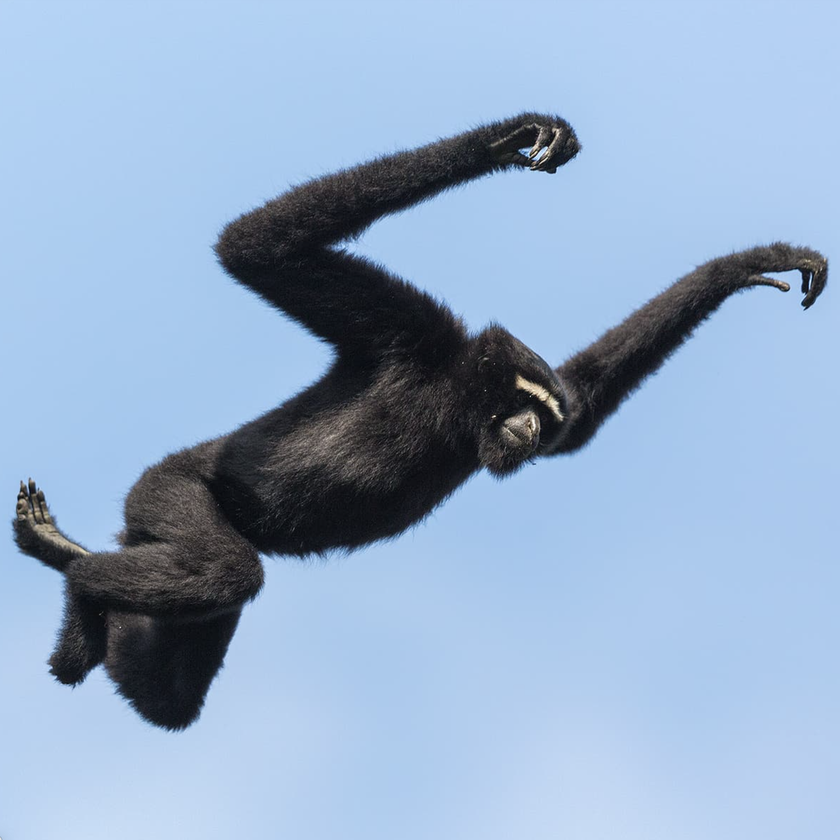
#> input picture gibbon.png, 840 x 840 px, shrunk from 1590 x 1590 before the run
$ jupyter execute HNET.ipynb
#> lines starting #> are read from the running program, lines starting #| are printed output that depends on the picture
[cell 1]
# from google.colab import drive
import numpy as np
import matplotlib.pyplot as plt
from matplotlib import image
from matplotlib import pyplot
from skimage import color
from skimage import io
import random

To begin, we're going to perform an edge detection task with good old fashioned convolution. In the following code, we'll generate four versions of the same rotated image, convolve the kernel each image to produce four feature maps, and assessing how the kernel response changes with rotation.

[cell 2]
# Feel free to use any image you like.
img = io.imread("gibbon.png")
#> img is the input picture: shape (840, 840, 4); mean R, G, B, A 148.4, 172, 200.3, 255
img_gray = color.rgb2gray(img)
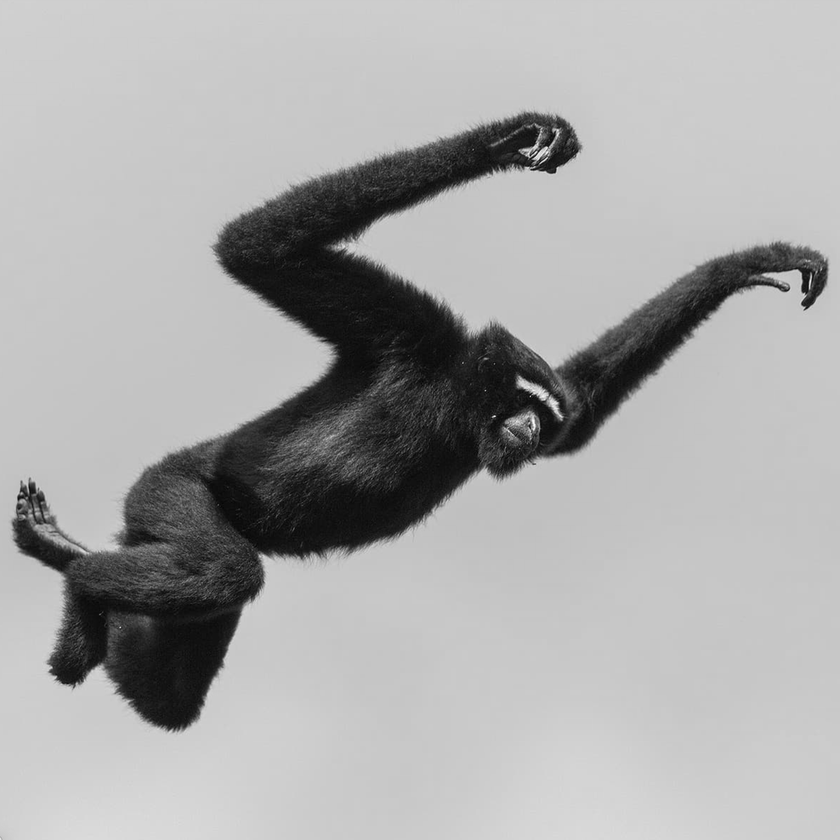
#> img_gray: shape (840, 840) float64; min 0, max 0.992, mean 0.663

rotated_imgs = [np.rot90(img_gray, i) for i in range(4)]
#> rotated_imgs = 4 items
f,ax = plt.subplots(1,4, figsize=(20,20))

for i,image in enumerate(rotated_imgs):
  ax[i].imshow(image, cmap='gray')
#> this loop made 4 passes

plt.show()

Now that we have our images ready, let's define an edge detection kernel. This will be a boutique, hand-made kernel...no learning necessary.

[cell 3]
edge_kernel = np.array([
  [1, 1, 1, 1, 1],
  [0.5, 0.5, 0.5, 0.5, 0.5],
  [0, 0, 0, 0, 0],
  [-0.5, -0.5, -0.5, -0.5, -0.5],
  [-1, -1, -1, -1, -1],
])

plt.imshow(edge_kernel, cmap='gray')

Now, we'll define a simple convolution function. This is a standard "sliding-window" operation, wherein the kernel is iterated over the rows and columns of the image, and the corresponding response is recorded in a feature map. We will then be able to compare the feature maps generated by the same kernel and image, but at different rotations to the input.

[cell 4]
def standard_convolution(image, kernel):
  feature_map = np.zeros((image.shape[0] - kernel.shape[0] + 1,
                        image.shape[1] - kernel.shape[1] + 1))

  for r in range(image.shape[0] - kernel.shape[0]):
    for c in range(image.shape[1] - kernel.shape[1]):
      img_patch = image[r:r+kernel.shape[0], c:c+kernel.shape[1]]
      feature_map[r,c] = np.dot(img_patch.flatten(), kernel.flatten())

  return feature_map

# Perform convolution on each of the rotated input images.
feature_maps = [standard_convolution(image, edge_kernel) for image in rotated_imgs]
#> in standard_convolution (call 2), `feature_map = np.zeros((image.shape[0] - kernel.shape[0] + 1, image.sh..`: feature_map: shape (836, 836) float64; every value is 0
#> after the loop in standard_convolution (call 4), `for r in range(image.shape[0] - kernel.shape[0]):`:
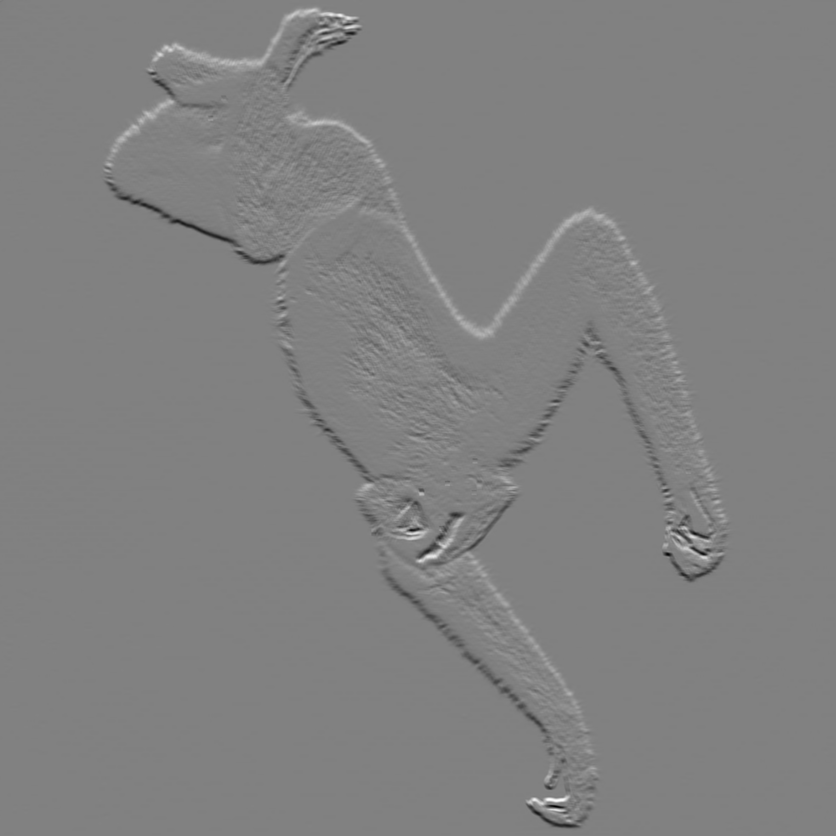
#> feature_map: shape (836, 836) float64; min -5.09, max 4.96, mean 0.000103; drawn with min black and max white
#> feature_maps = 4 items
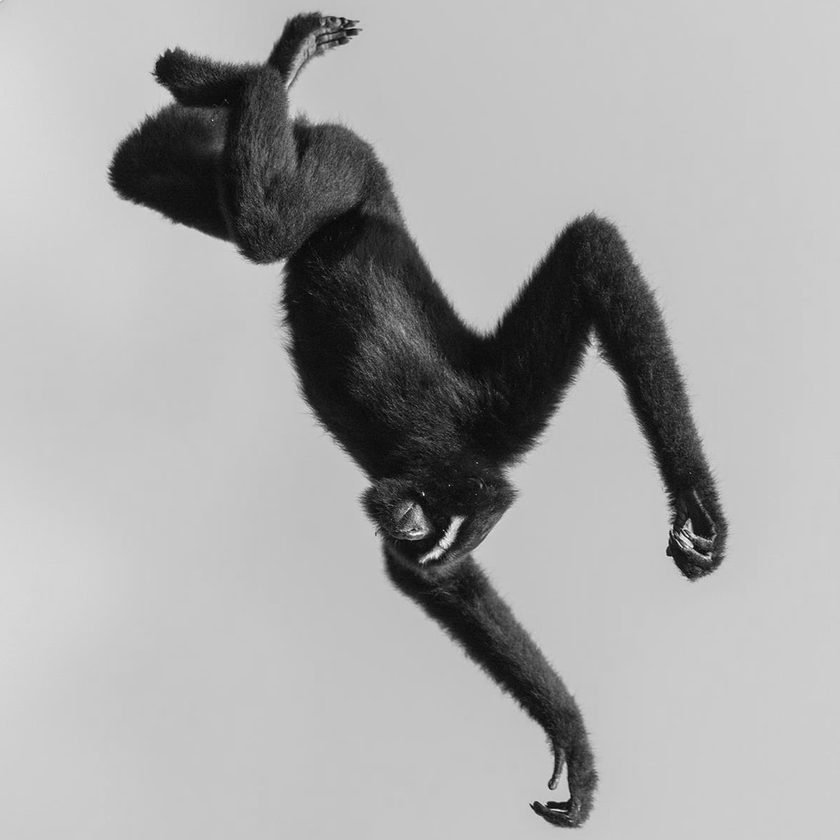
#> image: shape (840, 840) float64; min 0, max 0.992, mean 0.663
aligned_feature_maps = [feature_maps[0]]

for i in range(1, len(feature_maps)):
  aligned_feature_maps.append(np.rot90(feature_maps[i],4-i))
#> this loop made 3 passes
#> after the loop, aligned_feature_maps = 4 items

for img_row in [rotated_imgs, feature_maps, aligned_feature_maps]:
  f,ax = plt.subplots(1,4, figsize=(20,20))

  for i,image in enumerate(img_row):
    ax[i].imshow(image)

  plt.show()
#> this loop made 3 passes
#> pass 1, `plt.show()`:
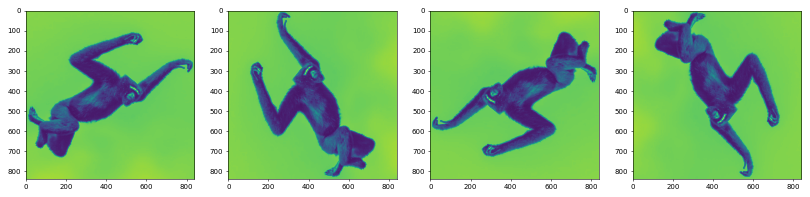
#> figure drawn by matplotlib, 4 panels

The rows above are as follows:

A) Original rotated images

B) Corresponding feature maps

C) Rotationally-aligned feature maps, for ease of viewing and comparison.

**Question: Compare the feature maps. How does the filter responds to rotation?**

**Answer: The edge kernel has the horizontal orientation. When it moves over the image, the underside of the image in each rotation shows darker for each rotation of the image. For example, the first rotaion compared to the second, show two different highlighting on the belly of the gibbon depending on whcih way the image was oriented when the kernel moved over it.**

Ideally, we would like a good edge detection filter to recognize edges without being sensitive to angle. How might we implement such an edge-detector?

Kernels derived from the family of circular harmonics are suited for just that task.

Below, we will implement a method for visualizing continuous harmonic filters, paramaterized by a radial profile function, rotation order, and beta offset term.

[cell 5]
def visualize_polar_filter(radial_profile, order, offset):
  rlist=np.arange(0,1.01,0.01)
  thetalist = np.arange(0, 2*np.pi, np.pi/400)
  rmesh, thetamesh = np.meshgrid(rlist, thetalist)

  # TODO: What functions 'f' should be in the list below?
  # HINT: Think Euler's identity
  for f in [np.cos, np.sin]:
    full_function = f(order*thetamesh - offset)*radial_profile(rmesh)

    fig,ax = plt.subplots(dpi=120,subplot_kw=dict(projection='polar'))
    ax.contourf(thetamesh,rmesh,full_function,100)
    plt.show()

def visualize_radial_profile(f):
  X = np.arange(0,1,0.01)
#> X = 100 values from 0 to 0.99
  y = [f(x) for x in X]
#> y = 100 values from 1 to 2.66
  plt.plot(X,y)

def R(r):
  return np.e**(r**2)

visualize_radial_profile(R)
visualize_polar_filter(R, 10, 1)
#> in visualize_polar_filter, `rlist=np.arange(0,1.01,0.01)`: rlist = 101 values from 0 to 1
#> in visualize_polar_filter, `thetalist = np.arange(0, 2*np.pi, np.pi/400)`: thetalist = 800 values from 0 to 6.28
#> the loop in visualize_polar_filter, `for f in [np.cos, np.sin]:` made 2 passes

**Activity: Generate various harmonic filters with different radial profiles, rotation orders, and beta offset values. How do each of these elements affect the resulting harmonic filter?**

**Answer: Changing the rotation order adds that many 'lowlights' to the circle. The beta offset moves the 'highlights' and lowlights' around the circle**

So now we can define a continuous circular harmonic filter, but how do we make such a filter compatible with a standard CNN architecture?

We need to discretize the harmonic filter. This process is illustrated well in a figure from a previous version of the paper:

[cell 6]
disc_figure = io.imread("discretization.png")
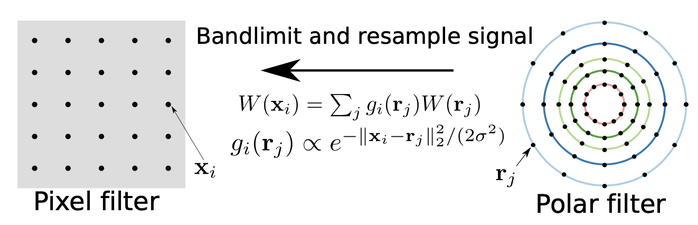
#> input picture discretization.png, 698 x 225 px, shrunk from 1322 x 426 before the run
#> disc_figure is the input picture: shape (225, 698, 4); mean R, G, B, A 235.5, 236.1, 236, 255
plt.figure(figsize = (15,15))
plt.imshow(img)

The process described in this figure is coded below: We take some radial profile function (edge_rp) and some order to generate samples of various angles and radii from the continuous circular harmonic filter.

[cell 7]
def edge_rp(r):
  return np.e**(r**2)

def generate_polar_filters(n_rings, n_angles, radial_profile, order):
#> called with n_rings = 5, n_angles = 12, order = 1
  polar_filters = [np.zeros((n_angles, n_rings)) for i in range(2)]
#> polar_filters = 2 items

  angles = np.arange(0, 2*np.pi, 2*np.pi/n_angles)
#> angles = [0, 0.524, 1.05, 1.57, 2.09, 2.62, 3.14, 3.67, 4.19, 4.71, 5.24, 5.76]
  rings = np.arange(0+1/n_rings, 1+1/n_rings, 1/n_rings)
#> rings = [0.2, 0.4, 0.6, 0.8, 1]

  for i,theta in enumerate(angles):
    for j,r in enumerate(rings):
      for k,f in enumerate([np.cos, np.sin]):
        polar_filters[k][i,j] = radial_profile(r) * f(order * theta)
#> this loop made 12 passes
#> theta on passes 1 to 12: 0, 0.524, 1.05, 1.57, 2.09, 2.62, 3.14, 3.67, 4.19, 4.71, 5.24, 5.76

  return tuple(polar_filters)

polar_filter = generate_polar_filters(5, 12, edge_rp, 1)

The resulting complex-valued filter may then be discretized according to the W function in the figure above. This is done with the generate_kernel function below.

[cell 8]
def generate_kernel(kernel_size, polar_filter):
#> called with kernel_size = 5
  def polar_coord_distance(r1, theta1, r2, theta2):
    return (r1**2 + r2**2 - 2*r1*r2*np.cos(theta1-theta2))**0.5

  complex_kernel = [np.zeros((kernel_size, kernel_size)) for i in range(2)]
#> complex_kernel = 2 items

  angle_iter = 2*np.pi / polar_filter[0].shape[0]
#> angle_iter = 0.524
  radius_iter = 1 / polar_filter[0].shape[1]
#> radius_iter = 0.2

  for row in range(kernel_size):
    for column in range(kernel_size):

      pixel_x = (column - int(kernel_size/2))/2
      pixel_y = (-1*row + int(kernel_size/2))/2

      pixel_radius = (pixel_x**2 + pixel_y**2)**0.5
      pixel_angle = np.angle(complex(pixel_x, pixel_y))

      pixel_values = [0,0]

      for i,filter_part in enumerate(polar_filter):
        for angle,radii in enumerate(filter_part):
          polar_angle = angle*angle_iter

          for radius_index, polar_value in enumerate(radii):
            polar_radius = (radius_index + 1) * radius_iter

            distance = polar_coord_distance(pixel_radius, pixel_angle, polar_radius, polar_angle)
            g_term = np.e**(-distance / (2*(1.5**2)))

            pixel_values[i] += g_term * polar_value

        complex_kernel[i][row,column] = pixel_values[i]

  return tuple(complex_kernel)

discretized_kernel = generate_kernel(5, polar_filter)

visualize_polar_filter(lambda r: np.e**(r**2), 1, 0)
#> the loop in visualize_polar_filter (call 2), `for f in [np.cos, np.sin]:` made 2 passes
#> pass 1, in visualize_polar_filter (call 2), `full_function = f(order*thetamesh - offset)*radial_profile(rmesh)`:
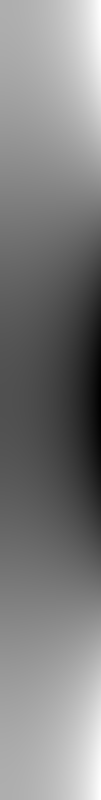
#> full_function: shape (800, 101) float64; min -2.72, max 2.72, mean 9e-17; drawn with min black and max white

for k in discretized_kernel:
  fig, ax = plt.subplots()
  shw = ax.imshow(k)
  bar = plt.colorbar(shw)
  plt.show()
#> this loop made 2 passes

Above, we see the real and imaginary values of the continuous and discretized harmonic edge-filters.

We can now use our discretized filters for the familiar convolution task we encountered above. However, our convolution calculations will be a little different, seeing as we are working with a complex-valued kernel.

**QUESTION: How would much high rotational order (e.g. > 4) affect the discretization of the filters?**

**Answer: High rotational order seems to make the kernel less smooth, but I'm not sure I did that correctly.**

The complex-cross correlation we will use is provided in the paper:

[cell 9]
complex_cc = io.imread("complex_cc.png")
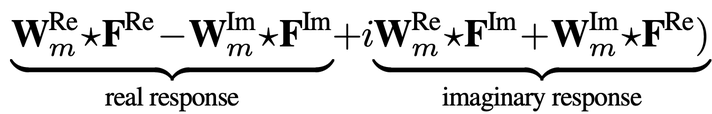
#> input picture complex_cc.png, 712 x 114 px, shrunk from 1348 x 216 before the run
#> complex_cc is the input picture: shape (114, 712, 4); mean R, G, B, A 221.5, 221.5, 221.5, 255
plt.figure(figsize = (15,15))
plt.imshow(complex_cc)

Conveniently, the grayscale image has no imaginary component, so any terms involving the imaginary part of the image (F**Im) may be zerod out, leaving us with two convolutions to arrive at a real and imaginary response.

[cell 10]
def generate_complex_feature_map(image, kernel):
  feature_map = [np.zeros((image.shape[0] - kernel[0].shape[0] + 1,
                           image.shape[1] - kernel[0].shape[1] + 1)) for x in range(2)]
#> feature_map = 2 items

  for r in range(image.shape[0] - kernel[0].shape[0]):
    for c in range(image.shape[1] - kernel[0].shape[1]):
      img_patch = image[r:r+kernel[0].shape[0], c:c+kernel[0].shape[1]]

      for i in range(2):
        feature_map[i][r,c] = np.dot(img_patch.flatten(), kernel[i].flatten())

  return tuple(feature_map)

complex_map = generate_complex_feature_map(img_gray, discretized_kernel)

f,ax = plt.subplots(1,2, figsize=(10,10))

for i,image in enumerate(complex_map):
  ax[i].imshow(image)

plt.show()

Above is the real and imaginary responses to the complex convolution. At this point, you may be surprised that the edge detection doesn't appear to have improved much.

Let's take a look at a feature map composed of the magnitude of the complex response, not the real and imaginary responses in isolation.

[cell 11]
def generate_magnitude_map(complex_map):
  mag_map = np.zeros(complex_map[0].shape)

  for i in range(complex_map[0].shape[0]):
    for j in range(complex_map[0].shape[1]):
      magnitude = (complex_map[0][i,j]**2 + complex_map[1][i,j]**2)**0.5
      # magnitude = np.angle(complex(real_map[i,j], complex_map[i,j]))
      mag_map[i,j] = magnitude
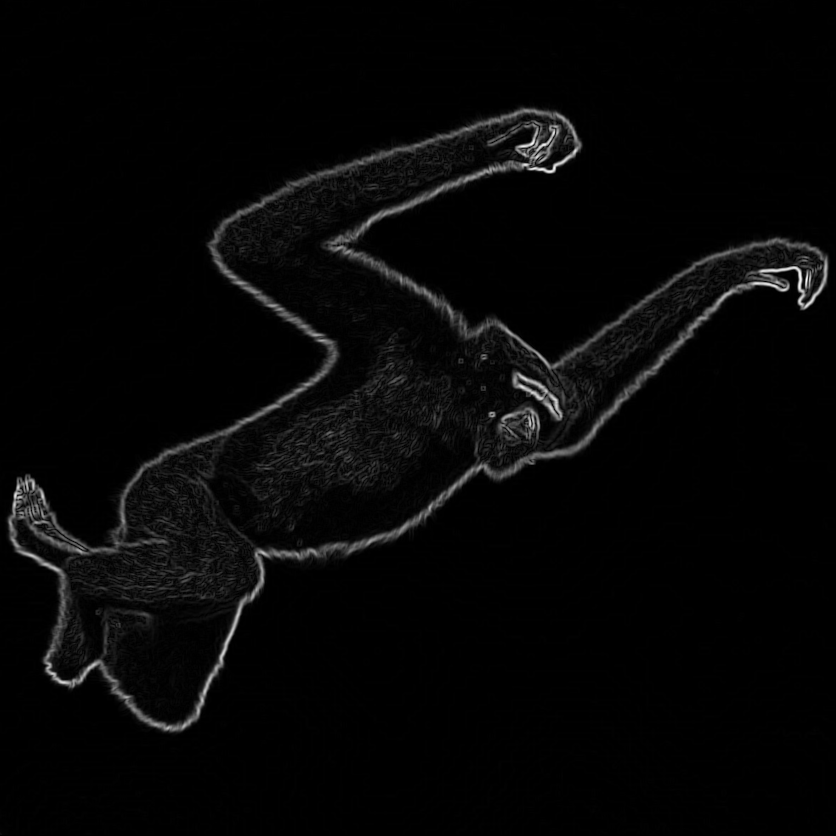
#> mag_map: shape (836, 836) float64; min 0, max 26.23, mean 0.7; drawn with min black and max white

  return mag_map

mag_map = generate_magnitude_map(complex_map)
plt.figure(figsize = (10,10))
plt.imshow(mag_map)

That's more like it.

To verify that harmonic filter really do improve angle-sensitivity to edge detection, let's perform the same operation on all rotated versions of the original image.

[cell 12]
complex_maps = [generate_complex_feature_map(image, discretized_kernel) for image in rotated_imgs]
#> complex_maps = 4 items
#> image: shape (836, 836) float64
mag_maps = [generate_magnitude_map(c_map) for c_map in complex_maps]
#> after the loop in generate_magnitude_map (call 5), `for i in range(complex_map[0].shape[0]):`:
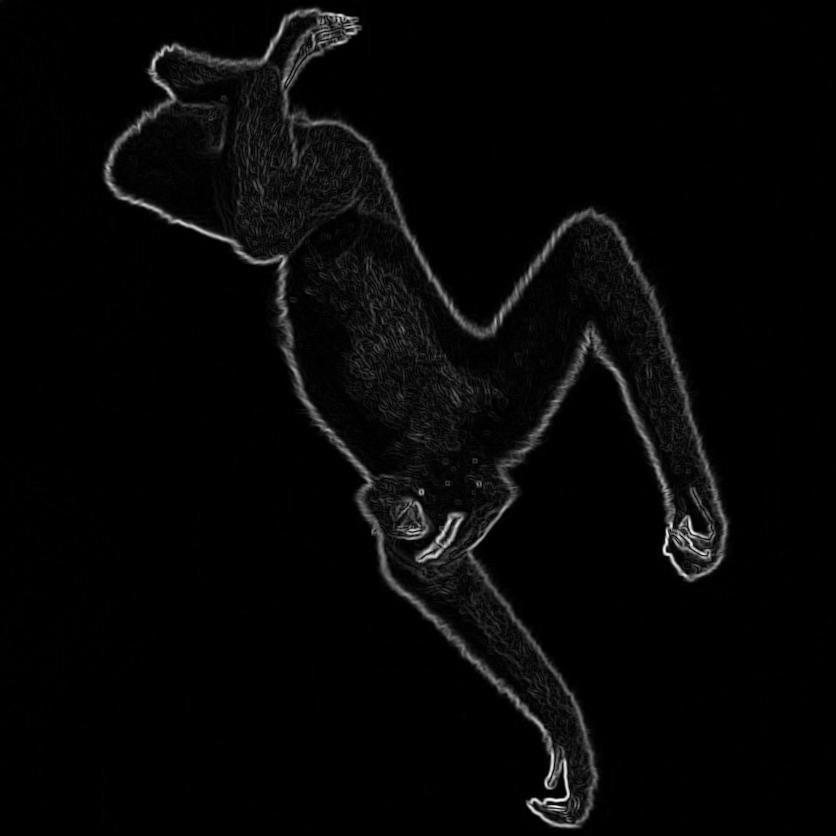
#> mag_map: shape (836, 836) float64; min 0, max 26.23, mean 0.7; drawn with min black and max white
#> mag_maps = 4 items

aligned_mag_maps = [mag_maps[0]]

for i in range(1, len(mag_maps)):
  aligned_mag_maps.append(np.rot90(mag_maps[i],4-i))
#> after the loop, aligned_mag_maps = 4 items

f,ax = plt.subplots(1,4, figsize=(20,20))

for i,image in enumerate(aligned_mag_maps):
  ax[i].imshow(image)

plt.show()
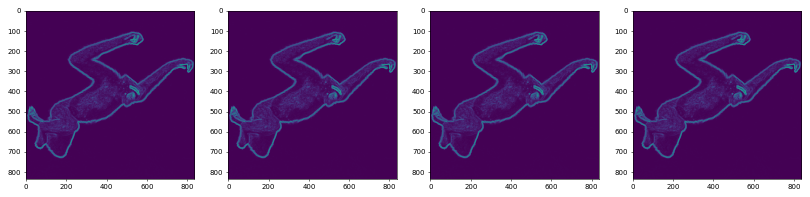
#> figure drawn by matplotlib, 4 panels
